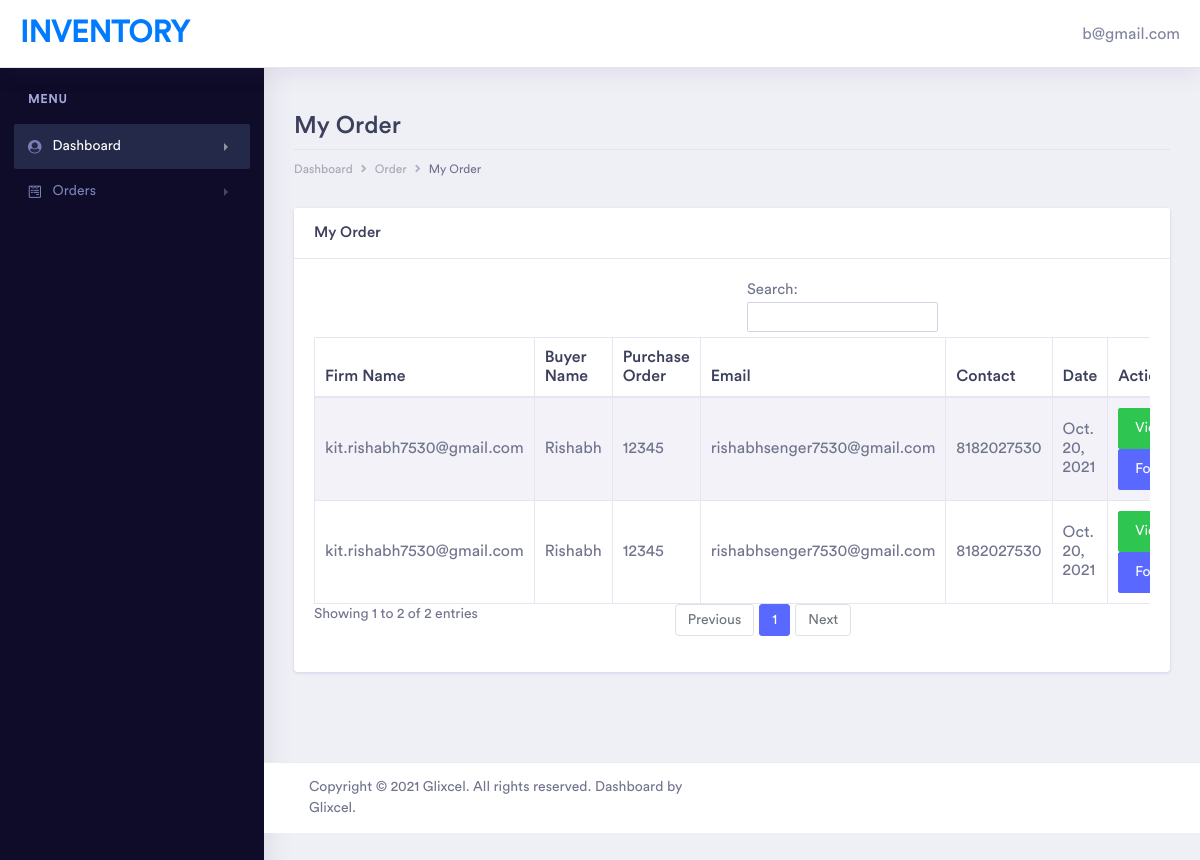
The page /my-order/ (signed in) on the database its author committed.
### testapp/models.py (models this page shows, shortened)
class Sales(models.Model):
    b_firmname    = models.CharField(max_length=250, blank=True)
    b_addr1       = models.CharField(max_length=250, blank=True)
    b_addr2       = models.CharField(max_length=250, blank=True)
    b_city        = models.CharField(max_length=250, blank=True)
    b_state       = models.CharField(max_length=250, blank=True)
    b_zip         = models.CharField(max_length=250, blank=True)
    b_country     = models.CharField(max_length=250, blank=True)
    s_firmname    = models.CharField(max_length=250, blank=True)
    s_addr1       = models.CharField(max_length=250, blank=True)
    s_addr2       = models.CharField(max_length=250, blank=True)
    s_city        = models.CharField(max_length=250, blank=True)
    s_state       = models.CharField(max_length=250, blank=True)
    s_zip         = models.CharField(max_length=250, blank=True)
    s_country     = models.CharField(max_length=250, blank=True)
    b_date        = models.DateField()
    b_buyer       = models.CharField(max_length=250, blank=True)
    b_purchase_order= models.CharField(max_length=250, blank=True)
    b_tirms       = models.CharField(max_length=250, blank=True)
    contact1      = models.CharField(max_length=250, blank=True)
    contact2      = models.CharField(max_length=250, blank=True)
    email         = models.CharField(max_length=250, blank=True)
    payment_due_date = models.DateField(null=True)

### testapp/views.py (the view)
# urls.py: path('my-order/', views.myorder,  name='myorder'),
def myorder(request):
    if request.user.is_authenticated and  User.objects.filter(pk=request.user.id, groups__name='sales').exists():
        today = date.today()
        print(today,"csdsdsd")
        sql = Sales.objects.raw('''
              SELECT tp.id, tp.b_firmname, tp.b_buyer, tp.b_purchase_order, tp.email, tp.contact1, tp.b_date FROM testapp_Sales as tp
              where  payment_due_date >= %s ''',  [today])
        collection_perm = User.objects.filter(pk=request.user.id, groups__name='collection').exists()
        sales_perm = User.objects.filter(pk=request.user.id, groups__name='sales').exists()
        return render(request,'all_order.html',{'sales':sql, 'user_perm':collection_perm,'sales_perm':sales_perm})
    else:
        return redirect('/login')

### templates/all_order.html (shortened to what this page needs)
nn{% extends 'header.html'%}
{% block body%}
        <div class="dashboard-wrapper">
            <div class="container-fluid  dashboard-content">
                <div class="row">
                    <div class="col-xl-12 col-lg-12 col-md-12 col-sm-12 col-12">
                        <div class="page-header">
                            <h2 class="pageheader-title">My Order</h2>
                            <div class="page-breadcrumb">
                                <nav aria-label="breadcrumb">
                                    <ol class="breadcrumb">
                                        <li class="breadcrumb-item"><a href="#" class="breadcrumb-link">Dashboard</a></li>
                                        <li class="breadcrumb-item"><a href="#" class="breadcrumb-link">Order</a></li>
                                        <li class="breadcrumb-item active" aria-current="page">My Order</li>
                                    </ol>
                                </nav>
                            </div>
                        </div>
                    </div>
                </div>
                <div class="row">
                    <div class="col-xl-12 col-lg-12 col-md-12 col-sm-12 col-12">
                        <div class="card">
                            <div class="card-header">
                                <h5 class="mb-0">My Order</h5>
                            </div>
                            <div class="card-body">
                                <div class="table-responsive">
                                    <table id="example" class="table table-striped table-bordered second" style="width:100%">
                                        <thead>
                                            <tr>
                                                <th>Firm Name</th>
                                                <th>Buyer Name</th>
                                                <th>Purchase Order</th>
                                                <th>Email</th>
                                                <th>Contact</th>
                                                <th>Date</th>
                                                <th>Action</th>
                                            </tr>
                                        </thead>
                                        <tbody>
                                        {% for i in sales%}
                                            <tr>
                                                <td>{{i.b_firmname}}</td>
                                                <td>{{i.b_buyer}}</td>
                                                <td>{{i.b_purchase_order}}</td>
                                                <td>{{i.email}}</td>
                                                <td>{{i.contact1}}</td>
                                                <td>{{i.b_date}}</td>
                                                <td><a href="/view-order/{{i.id}}"><button class="btn btn-success">View </button></a>
                                                    <a href="/followup/{{i.id}}"><button class="btn btn-primary">Follow-up</button></a></td>
                                            </tr>
                                        {% endfor%}
                                    </table>
                                </div>
                            </div>
                        </div>
                    </div>
                </div>
            </div>
 {% endblock%}

### templates/header.html (shortened to what this page needs)
<!doctype html>
<html lang="en">
<head>
    <link rel="stylesheet" href="../static/assets/vendor/bootstrap/css/bootstrap.min.css">
    <link href="../static/assets/vendor/fonts/circular-std/style.css" rel="stylesheet">
    <link rel="stylesheet" href="../static/assets/libs/css/style.css">
    <link rel="stylesheet" href="../static/assets/vendor/fonts/fontawesome/css/fontawesome-all.css">
    <link rel="stylesheet" href="../static/assets/vendor/charts/chartist-bundle/chartist.css">
    <link rel="stylesheet" href="../static/assets/vendor/charts/morris-bundle/morris.css">
    <link rel="stylesheet" href="../static/assets/vendor/fonts/material-design-iconic-font/css/materialdesignicons.min.css">
    <link rel="stylesheet" href="../static/assets/vendor/charts/c3charts/c3.css">
    <link rel="stylesheet" href="../static/assets/vendor/fonts/flag-icon-css/flag-icon.min.css">
</head>
<body>
    <div class="dashboard-main-wrapper">
        <div class="dashboard-header">
            <nav class="navbar navbar-expand-lg bg-white fixed-top">
                <a class="navbar-brand" href="index.html">Inventory</a>
                <div class="collapse navbar-collapse " id="navbarSupportedContent">
                    <ul class="navbar-nav ml-auto navbar-right-top">
                        <li class="nav-item dropdown nav-user">
                            <a class="nav-link nav-user-img" href="#" id="navbarDropdownMenuLink2" data-toggle="dropdown" aria-haspopup="true" aria-expanded="false">{{request.user}}</a>
                        </li>
                    </ul>
                </div>
            </nav>
        </div>
        <div class="nav-left-sidebar sidebar-dark">
            <div class="menu-list">
                <nav class="navbar navbar-expand-lg navbar-light">
                    <div class="collapse navbar-collapse" id="navbarNav">
                        <ul class="navbar-nav flex-column">
                            <li class="nav-divider">
                                Menu
                            </li>
                            <li class="nav-item ">
                                <a class="nav-link active" href="#" data-toggle="collapse" aria-expanded="false" data-target="#submenu-1" aria-controls="submenu-1"><i class="fa fa-fw fa-user-circle"></i>Dashboard </a>
                            </li>
                          {%if sales_perm%}
                            <li class="nav-item ">
                                <a class="nav-link" href="#" data-toggle="collapse" aria-expanded="false" data-target="#submenu-4" aria-controls="submenu-4"><i class="fab fa-fw fa-wpforms"></i>Orders</a>
                            </li>
                            {%endif %}
                        </ul>
                    </div>
                </nav>
            </div>
        </div>
        {% block body%}
        {% endblock%}
             <div class="footer">
                <div class="container-fluid">
                    <div class="row">
                        <div class="col-xl-6 col-lg-6 col-md-6 col-sm-12 col-12">
                             Copyright © 2021 Glixcel. All rights reserved. Dashboard by <a href="http://glixcel.com/" target="_blank">Glixcel</a>.
                        </div>
                    </div>
                </div>
            </div>
        </div>
    </div>
</body>
</html>

### rows shown on the page
Sales: b_firmname "kit.rishabh7530@gmail.com", b_buyer "Rishabh", b_purchase_order "12345", email "rishabhsenger7530@gmail.com", contact1 "8182027530", b_date "Oct. 20, 2021"
Sales: b_firmname "kit.rishabh7530@gmail.com", b_buyer "Rishabh", b_purchase_order "12345", email "rishabhsenger7530@gmail.com", contact1 "8182027530", b_date "Oct. 20, 2021"

### other values the page prints
{{ request.user }} "b@gmail.com"
